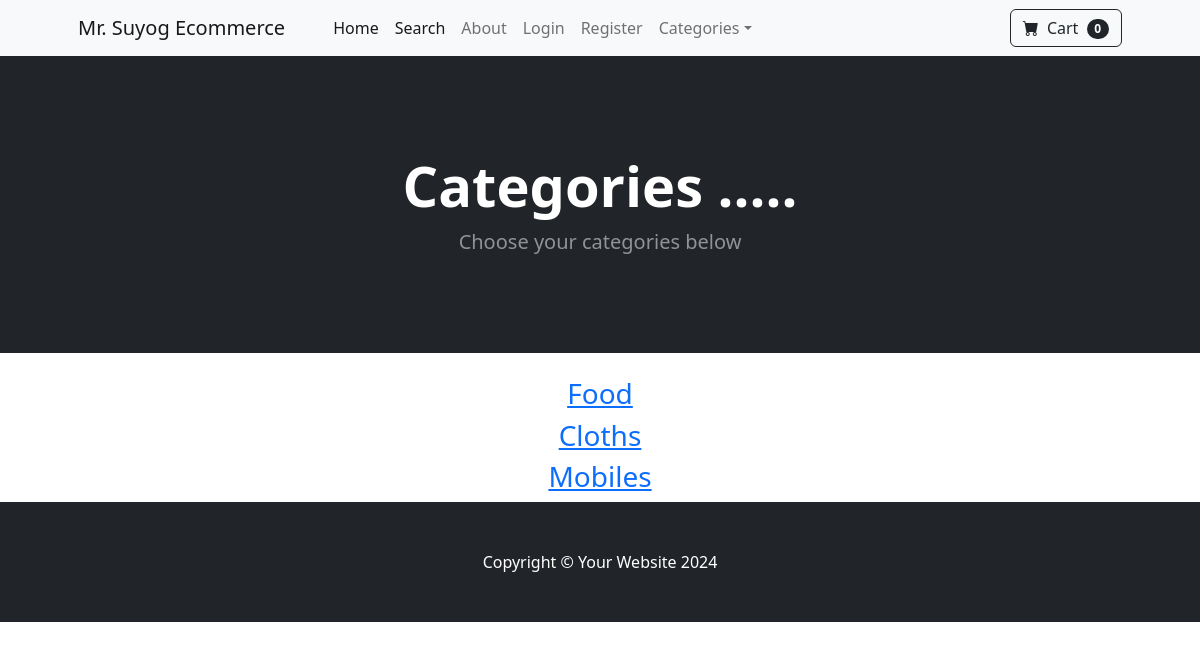
The app's page /category_summary/ with its own data.
### store/models.py (models this page shows)
class Category(models.Model):
    name = models.CharField(max_length=50)
    def __str__(self):
        return self.name
    class Meta:
        verbose_name_plural = 'categories'

### store/views.py (the view)
# urls.py: path('category_summary/', views.category_summary, name='category_summary'),
def category_summary(request):
    categories = Category.objects.all()
    return render(request, 'category_summary.html', {'categories': categories})

### cart/cart.py (called while the page is built)
    def __len__(self):
        return len(self.cart)

### cart/context_processors.py (called while the page is built)
def cart(request):
    return{'cart': Cart(request)}

### store/templates/category_summary.html
{% extends 'base.html' %}
{% load static %}
{% block content %}
<header class="bg-dark py-5">
    <div class="container px-4 px-lg-5 my-5">
        <div class="text-center text-white">
            <h1 class="display-4 fw-bolder">Categories .....</h1>
            <p class="lead fw-normal text-white-50 mb-0">Choose your categories below </p>
        </div>
    </div>
</header>
<div class="container">
    <div class="row">
        <center>
            <br>
            <div class="col-8">
                {% for category in categories %}
                    <h3><a href="{% url 'category' category %}">{{ category }}</a></h3>
                {% endfor %}
            </div>
        </center>
    </div>
</div>
{% endblock %}

### records on screen
Category: name "Food"
Category: name "Cloths"
Category: name "Mobiles"

### other values on screen
{{ cart|length }} "0"
